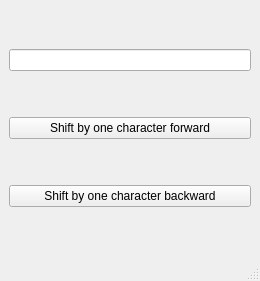
<?xml version="1.0" encoding="UTF-8"?>
<ui version="4.0">
 <class>MainWindow</class>
 <widget class="QMainWindow" name="MainWindow">
  <property name="geometry">
   <rect>
    <x>0</x>
    <y>0</y>
    <width>260</width>
    <height>281</height>
   </rect>
  </property>
  <property name="windowTitle">
   <string>Caezer Cipher</string>
  </property>
  <widget class="QWidget" name="centralwidget">
   <layout class="QVBoxLayout" name="verticalLayout">
    <item>
     <widget class="QLineEdit" name="lineEdit"/>
    </item>
    <item>
     <widget class="QPushButton" name="pushButton">
      <property name="text">
       <string>Shift by one character forward</string>
      </property>
     </widget>
    </item>
    <item>
     <widget class="QPushButton" name="pushButton_2">
      <property name="text">
       <string>Shift by one character backward</string>
      </property>
     </widget>
    </item>
   </layout>
  </widget>
  <widget class="QMenuBar" name="menubar">
   <property name="geometry">
    <rect>
     <x>0</x>
     <y>0</y>
     <width>260</width>
     <height>22</height>
    </rect>
   </property>
  </widget>
  <widget class="QStatusBar" name="statusbar"/>
 </widget>
 <resources/>
 <connections/>
</ui>
